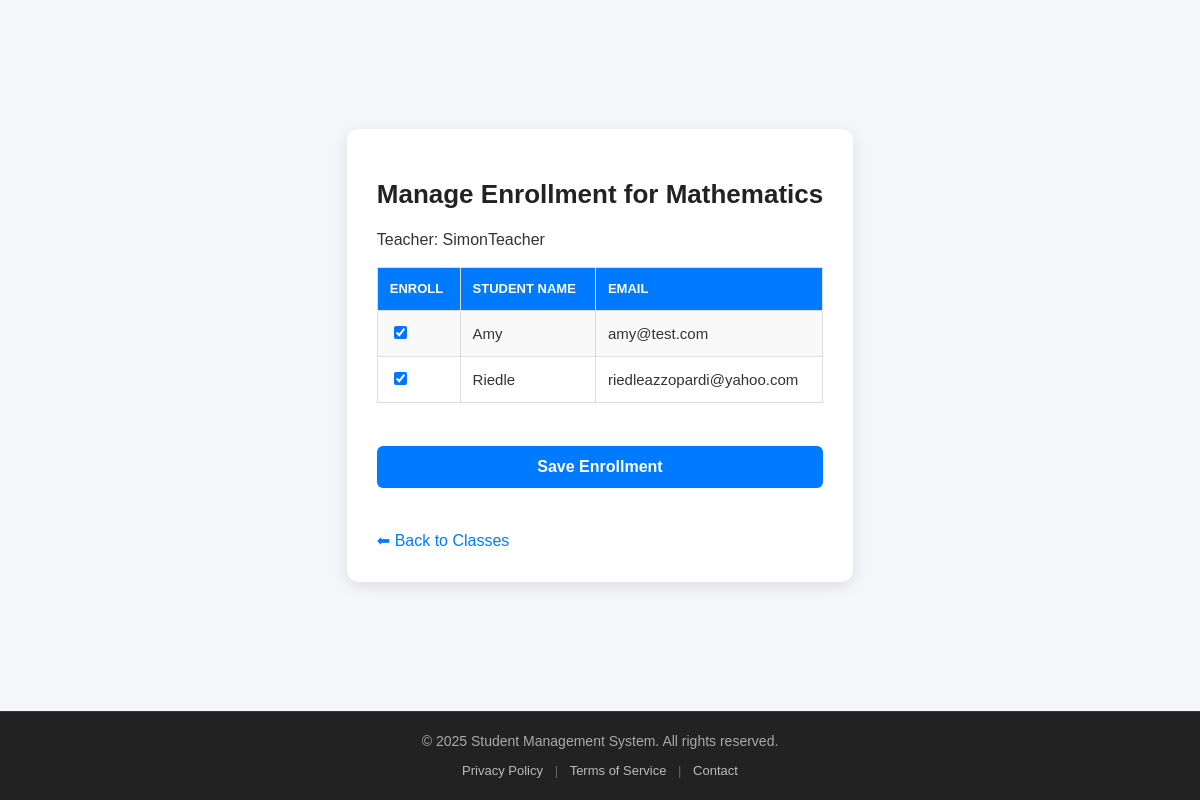
/public/admin/manage_enrollment.php?class_id=2 (signed in), run on the app's committed database.
### tables this page shows
CREATE TABLE `classes` (
  `id` int(11) NOT NULL,
  `subject_id` int(11) NOT NULL,
  `teacher_id` int(11) NOT NULL,
  `start_time` datetime NOT NULL,
  `end_time` datetime NOT NULL,
  `room` varchar(255) NOT NULL,
  `created_at` timestamp NOT NULL DEFAULT current_timestamp()
);

CREATE TABLE `subjects` (
  `id` int(11) NOT NULL,
  `name` varchar(100) NOT NULL,
  `code` varchar(10) NOT NULL,
  `created_at` timestamp NOT NULL DEFAULT current_timestamp()
);

CREATE TABLE `users` (
  `id` int(11) NOT NULL,
  `username` varchar(100) NOT NULL,
  `email` varchar(150) NOT NULL,
  `password` varchar(255) NOT NULL,
  `role_id` int(11) NOT NULL,
  `created_at` timestamp NOT NULL DEFAULT current_timestamp() ON UPDATE current_timestamp(),
  `first_name` varchar(100) NOT NULL,
  `last_name` varchar(100) NOT NULL,
  `dob` date NOT NULL
);

### public/admin/manage_enrollment.php (the view, shortened to what this page needs)
<?php
global $pdo;
$class_id = $_GET['class_id'] ?? null;
$class_stmt = $pdo->prepare("
    SELECT c.id, s.name AS subject_name, u.username AS teacher_name
    FROM classes c
    JOIN subjects s ON c.subject_id = s.id
    LEFT JOIN users u ON c.teacher_id = u.id
    WHERE c.id = ?
");
$class_stmt->execute([$class_id]);
$class = $class_stmt->fetch(PDO::FETCH_ASSOC);
$students_stmt = $pdo->query("SELECT id, username, email FROM users WHERE role_id = 3 ORDER BY username ASC");
$students = $students_stmt->fetchAll(PDO::FETCH_ASSOC);
$enrolled_stmt = $pdo->prepare("SELECT user_id FROM enrollments WHERE class_id = ?");
$enrolled_stmt->execute([$class_id]);
$enrolled_students = [];
while ($row = $enrolled_stmt->fetch(PDO::FETCH_ASSOC)) {
    $enrolled_students[] = (int)$row['user_id'];
}
?>
<!DOCTYPE html>
<html>
<head>
    <link rel="stylesheet" href="../assets/style.css">
</head>
<body class="dashboard-page">
<div class="dashboard-wrapper">
    <div class="dashboard-card teacher-view">
        <h1>Manage Enrollment for <?= htmlspecialchars($class['subject_name']) ?></h1>
        <p>Teacher: <?= htmlspecialchars($class['teacher_name'] ?? 'No Teacher') ?></p>
        <form method="POST">
            <?php if (empty($students)): ?>
                <p>No students found. Please create some student accounts first.</p>
            <?php else: ?>
                <table>
                    <tr>
                        <th>Enroll</th>
                        <th>Student Name</th>
                        <th>Email</th>
                    </tr>
                    <?php foreach ($students as $student): ?>
                        <tr>
                            <td>
                                <input type="checkbox" name="students[]" value="<?= $student['id'] ?>"
                                    <?= in_array((int)$student['id'], $enrolled_students, true) ? 'checked' : '' ?>>
                            </td>
                            <td><?= htmlspecialchars($student['username']) ?></td>
                            <td><?= htmlspecialchars($student['email']) ?></td>
                        </tr>
                    <?php endforeach; ?>
                </table>
                <br>
                <button type="submit" class="btn-submit">Save Enrollment</button>
            <?php endif; ?>
        </form>
        <br>
        <a class="back-link" href="enrollments.php">⬅ Back to Classes</a>
    </div>
</div>
<?php include __DIR__ . '/../templates/footer.php'; ?>
</body>
</html>

### public/assets/style.css (style rules this page uses)
html, body { height: 100%; margin: 0; padding: 0; display: flex; flex-direction: column; }
body > *:not(.site-footer) { flex: 1; }
body { font-family: Arial, sans-serif; background: #f4f4f9; color: #333; line-height: 1.4; padding: 20px; }
table { width: 100%; border-collapse: collapse; margin-bottom: 20px; }
table th, table td { padding: 16px 14px; font-size: 15px; border: 1px solid #ccc; text-align: left; vertical-align: top; word-break: break-word; overflow-wrap: anywhere; white-space: normal; overflow: hidden; text-overflow: ellipsis; }
table th { background: #007bff; color: #fff; text-transform: uppercase; font-size: 13px; }
table tr:nth-child(even) { background: #f9f9f9; }
button, .btn { background: #007bff; color: #fff; border: none; padding: 10px 15px; border-radius: 4px; cursor: pointer; transition: background 0.2s ease-in-out; }
a { color: #007bff; text-decoration: none; transition: color 0.2s ease-in-out; }
body.dashboard-page { background: #f4f6f9; padding: 0; display: flex; flex-direction: column; min-height: 100vh; }
.dashboard-wrapper { flex: 1; display: flex; justify-content: center; align-items: center; padding: 40px 20px; }
.dashboard-card { background: #fff; padding: 30px; border-radius: 12px; box-shadow: 0 4px 15px rgba(0, 0, 0, 0.1); text-align: center; }
.dashboard-card.teacher-view { max-width: 1000px; text-align: left; }
.dashboard-card h1 { font-size: 26px; margin-bottom: 10px; color: #222; text-align: center; }
.dashboard-card table { width: 100%; border-collapse: collapse; margin-top: 15px; }
.dashboard-card th, .dashboard-card td { padding: 12px; border: 1px solid #ddd; }
.dashboard-card th { background: #007bff; color: #fff; }
.dashboard-card tr:nth-child(even) { background: #f9f9f9; }
.back-link { display: inline-block; margin-top: 20px; color: #007bff; text-decoration: none; }
.btn-submit { width: 100%; padding: 12px; font-size: 16px; font-weight: bold; background: #007bff; color: white; border: none; border-radius: 6px; cursor: pointer; transition: background 0.3s ease-in-out; }
.dashboard-card table td:nth-child(2), .dashboard-card table th:nth-child(2) { max-width: 220px; white-space: nowrap; overflow: hidden; text-overflow: ellipsis; }

### data on the page
classes: subject.name "Mathematics", teacher.username "SimonTeacher"
users: id "☑", username "Amy", email "amy@test.com"
users: id "☑", username "Riedle", email "riedleazzopardi@yahoo.com"
